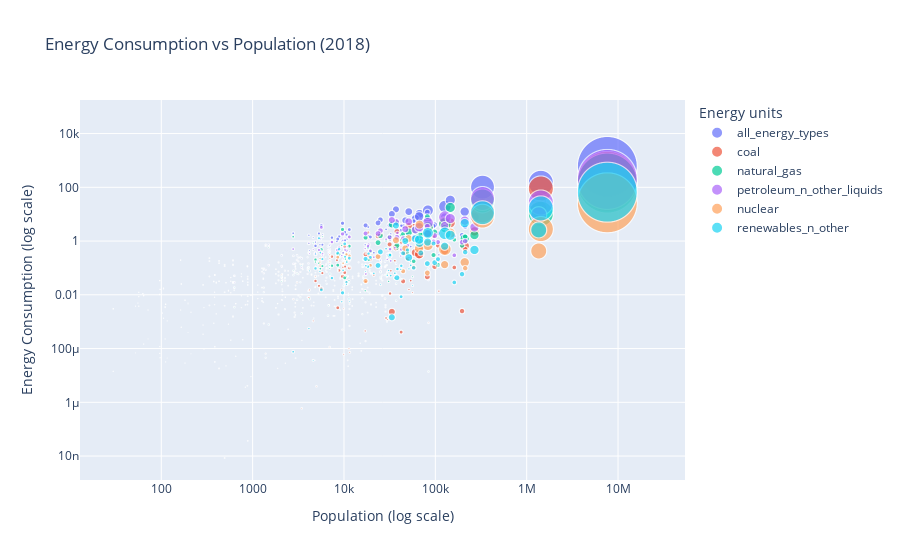

Notebook cell for this chart:
### Markdown cell above
While the environmental impact of CO2 emissions is undeniable, it is also important to recognize the role that these emissions play in sustaining modern society. A bubble graph showing energy consumption per population illustrates the dependence on fossil fuels for energy needs. Countries with higher energy consumption, have larger bubbles, indicating their significant CO2 emissions. This energy consumption is integral to economic growth, job creation, and the development of infrastructure.

### Code cell
import pandas as pd
import plotly.express as px

# Load your dataset
df = pd.read_csv(r"energy_CSV.csv", encoding='ISO-8859-1')

# # Check the first few rows and columns of the dataframe to ensure it's loaded correctly
# print(df.head())
# print(df.columns)

# Assuming your dataset columns are named accordingly:
# Replace these with actual column names from your dataset
country_column = 'Country'
gdp_column = 'GDP'
energy_column = 'Energy_consumption'
continent_column = 'Energy_type'  # Adjust to the actual column name in your dataset
population_column = 'Population'  # Adjust to the actual column name in your dataset
year_to_plot = 2018

# Filter the data for the year 2018
df_2018 = df[df['Year'] == year_to_plot]

# Filter out rows with NaN values in 'Population' and 'Energy_consumption' columns
df_2018 = df_2018.dropna(subset=[population_column, energy_column])

# Create the scatter plot for the year 2018 with logarithmic scales for both axes
fig = px.scatter(df_2018, x=population_column, y=energy_column, 
                 color=continent_column,  # Use the correct column name for continent
                 size=gdp_column,  # Use GDP column for bubble sizes
                 hover_name=country_column,
                 log_x=True,  # Log scale for x-axis (Population)
                 log_y=True,  # Log scale for y-axis (Energy Consumption)
                 size_max=60,  # Adjust bubble size max limit as needed
                 title=f'Energy Consumption vs Population ({year_to_plot})',
                 labels={population_column: 'Population', energy_column: 'Energy ', continent_column: 'Energy Consumption', gdp_column: 'GDP'}
                )

# Customize layout (optional)
fig.update_layout(
    xaxis=dict(title='Population (log scale)'),
    yaxis=dict(title='Energy Consumption (log scale)'),
    legend_title='Energy units'
)

# Show the plot
fig.show()

### Figure 1 — Plotly figure (JSON) as saved in the notebook; plotly's stock layout.template omitted (floating-point values rounded to 4 significant figures; data arrays with more than 128 entries replaced by an {"elided": "..."} marker saying what was removed)
{"data": [{"hovertemplate": "<b>%{hovertext}</b><br><br>Energy Consumption=all_energy_types<br>Population=%{x}<br>Energy =%{y}<br>GDP=%{marker.size}<extra></extra>", "hovertext": {"elided": "204 str values"}, "legendgroup": "all_energy_types", "marker": {"color": "#636efa", "size": {"elided": "204 float values"}, "sizemode": "area", "sizeref": 34.49, "symbol": "circle"}, "mode": "markers", "name": "all_energy_types", "showlegend": true, "type": "scattergl", "x": {"elided": "204 float values"}, "xaxis": "x", "y": {"elided": "204 float values"}, "yaxis": "y"}, {"hovertemplate": "<b>%{hovertext}</b><br><br>Energy Consumption=coal<br>Population=%{x}<br>Energy =%{y}<br>GDP=%{marker.size}<extra></extra>", "hovertext": {"elided": "204 str values"}, "legendgroup": "coal", "marker": {"color": "#EF553B", "size": {"elided": "204 float values"}, "sizemode": "area", "sizeref": 34.49, "symbol": "circle"}, "mode": "markers", "name": "coal", "showlegend": true, "type": "scattergl", "x": {"elided": "204 float values"}, "xaxis": "x", "y": {"elided": "204 float values"}, "yaxis": "y"}, {"hovertemplate": "<b>%{hovertext}</b><br><br>Energy Consumption=natural_gas<br>Population=%{x}<br>Energy =%{y}<br>GDP=%{marker.size}<extra></extra>", "hovertext": {"elided": "204 str values"}, "legendgroup": "natural_gas", "marker": {"color": "#00cc96", "size": {"elided": "204 float values"}, "sizemode": "area", "sizeref": 34.49, "symbol": "circle"}, "mode": "markers", "name": "natural_gas", "showlegend": true, "type": "scattergl", "x": {"elided": "204 float values"}, "xaxis": "x", "y": {"elided": "204 float values"}, "yaxis": "y"}, {"hovertemplate": "<b>%{hovertext}</b><br><br>Energy Consumption=petroleum_n_other_liquids<br>Population=%{x}<br>Energy =%{y}<br>GDP=%{marker.size}<extra></extra>", "hovertext": {"elided": "204 str values"}, "legendgroup": "petroleum_n_other_liquids", "marker": {"color": "#ab63fa", "size": {"elided": "204 float values"}, "sizemode": "area", "sizeref": 34.49, "symbol": "circle"}, "mode": "markers", "name": "petroleum_n_other_liquids", "showlegend": true, "type": "scattergl", "x": {"elided": "204 float values"}, "xaxis": "x", "y": {"elided": "204 float values"}, "yaxis": "y"}, {"hovertemplate": "<b>%{hovertext}</b><br><br>Energy Consumption=nuclear<br>Population=%{x}<br>Energy =%{y}<br>GDP=%{marker.size}<extra></extra>", "hovertext": ["World", "Argentina", "Armenia", "Belgium", "Brazil", "Bulgaria", "Canada", "China", "Czech Republic", "Finland", "France", "Germany", "Hungary", "India", "Iran", "Japan", "Mexico", "Netherlands", "Pakistan", "Romania", "Russia", "Slovakia", "Slovenia", "South Africa", "South Korea", "Spain", "Sweden", "Switzerland", "Taiwan", "Ukraine", "United Kingdom", "United States"], "legendgroup": "nuclear", "marker": {"color": "#FFA15A", "size": [124200.0, 850.7, 33.05, 545.9, 3005.0, 143.5, 1706.0, 21820.0, 398.3, 249.9, 2866.0, 4137.0, 296.5, 8884.0, 1179.0, 5357.0, 2389.0, 917.4, 1028.0, 501.9, 3695.0, 177.3, 74.09, 784.3, 2113.0, 1760.0, 514.2, 583.7, 1196.0, 472.6, 2944.0, 19480.0], "sizemode": "area", "sizeref": 34.49, "symbol": "circle"}, "mode": "markers", "name": "nuclear", "showlegend": true, "type": "scattergl", "x": [7632000.0, 44410.0, 2951.0, 11430.0, 209700.0, 7019.0, 37070.0, 1428392, 10630.0, 5516.0, 67120.0, 82930.0, 9775.0, 1354425, 81780.0, 127200.0, 126400.0, 17240.0, 212235, 19460.0, 145700.0, 5448.0, 2081.0, 57880.0, 51170.0, 46830.0, 10190.0, 8545.0, 23580.0, 42390.0, 66480.0, 328300.0], "xaxis": "x", "y": [26.51, 0.0754, 0.02225, 0.2795, 0.1623, 0.1686, 1.075, 2.787, 0.3196, 0.2234, 4.082, 0.7118, 0.1495, 0.4275, 0.06514, 0.495, 0.1329, 0.03248, 0.09808, 0.1246, 1.976, 0.1649, 0.05509, 0.106, 1.241, 0.5303, 0.6443, 0.2517, 0.265, 0.8756, 0.5337, 8.438], "yaxis": "y"}, {"hovertemplate": "<b>%{hovertext}</b><br><br>Energy Consumption=renewables_n_other<br>Population=%{x}<br>Energy =%{y}<br>GDP=%{marker.size}<extra></extra>", "hovertext": {"elided": "204 str values"}, "legendgroup": "renewables_n_other", "marker": {"color": "#19d3f3", "size": {"elided": "204 float values"}, "sizemode": "area", "sizeref": 34.49, "symbol": "circle"}, "mode": "markers", "name": "renewables_n_other", "showlegend": true, "type": "scattergl", "x": {"elided": "204 float values"}, "xaxis": "x", "y": {"elided": "204 float values"}, "yaxis": "y"}], "layout": {"legend": {"itemsizing": "constant", "title": {"text": "Energy units"}, "tracegroupgap": 0}, "title": {"text": "Energy Consumption vs Population (2018)"}, "xaxis": {"anchor": "y", "domain": [0, 1], "title": {"text": "Population (log scale)"}, "type": "log"}, "yaxis": {"anchor": "x", "domain": [0, 1], "title": {"text": "Energy Consumption (log scale)"}, "type": "log"}}}
